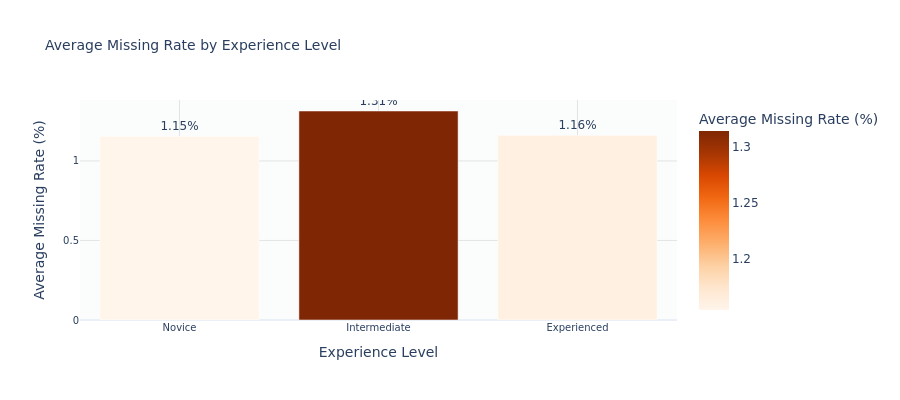

Notebook cell for this chart:
### Code cell
# Missing Rate by Experience Level
exp_analysis = active_drivers.groupby('experience_level', observed=True).agg({
    'missing_rate': 'mean',
    'driver_id': 'count',
    'total_orders': 'sum',
    'total_items_missing': 'sum'
}).reset_index()
exp_analysis.columns = ['experience_level', 'avg_missing_rate', 'driver_count', 'total_orders', 'total_missing']

fig = px.bar(
    exp_analysis,
    x='experience_level',
    y='avg_missing_rate',
    title='Average Missing Rate by Experience Level',
    labels={'avg_missing_rate': 'Average Missing Rate (%)', 'experience_level': 'Experience Level'},
    color='avg_missing_rate',
    color_continuous_scale='Oranges',
    text='avg_missing_rate'
)
fig.update_traces(texttemplate='%{text:.2f}%', textposition='outside')
fig.update_layout(height=400)
apply_project_theme(fig)
fig.show()

### Figure 1 — Plotly figure (JSON) as saved in the notebook; plotly's stock layout.template omitted (floating-point values rounded to 4 significant figures)
{"data": [{"hovertemplate": "Experience Level=%{x}<br>Average Missing Rate (%)=%{marker.color}<extra></extra>", "legendgroup": "", "marker": {"color": [1.155, 1.314, 1.161], "coloraxis": "coloraxis", "pattern": {"shape": ""}}, "name": "", "orientation": "v", "showlegend": false, "text": [1.155, 1.314, 1.161], "textposition": "outside", "texttemplate": "%{text:.2f}%", "type": "bar", "x": ["Novice", "Intermediate", "Experienced"], "xaxis": "x", "y": [1.155, 1.314, 1.161], "yaxis": "y"}], "layout": {"barmode": "relative", "coloraxis": {"colorbar": {"title": {"text": "Average Missing Rate (%)"}}, "colorscale": [[0, "rgb(255,245,235)"], [0.125, "rgb(254,230,206)"], [0.25, "rgb(253,208,162)"], [0.375, "rgb(253,174,107)"], [0.5, "rgb(253,141,60)"], [0.625, "rgb(241,105,19)"], [0.75, "rgb(217,72,1)"], [0.875, "rgb(166,54,3)"], [1, "rgb(127,39,4)"]]}, "font": {"family": "DejaVu Sans, Arial, sans-serif", "size": 12}, "height": 400, "hoverlabel": {"bgcolor": "white", "font": {"family": "DejaVu Sans, Arial, sans-serif", "size": 10}}, "legend": {"tracegroupgap": 0}, "paper_bgcolor": "white", "plot_bgcolor": "rgba(248, 249, 250, 0.5)", "title": {"font": {"size": 14}, "text": "Average Missing Rate by Experience Level"}, "xaxis": {"anchor": "y", "domain": [0, 1], "gridcolor": "rgba(128, 128, 128, 0.2)", "gridwidth": 1, "showgrid": true, "tickfont": {"size": 10}, "title": {"text": "Experience Level"}}, "yaxis": {"anchor": "x", "domain": [0, 1], "gridcolor": "rgba(128, 128, 128, 0.2)", "gridwidth": 1, "showgrid": true, "tickfont": {"size": 10}, "title": {"text": "Average Missing Rate (%)"}}}}
